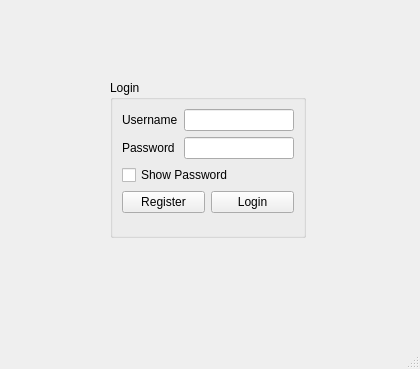
<?xml version="1.0" encoding="UTF-8"?>
<ui version="4.0">
 <class>LoginWindow</class>
 <widget class="QMainWindow" name="LoginWindow">
  <property name="geometry">
   <rect>
    <x>0</x>
    <y>0</y>
    <width>420</width>
    <height>369</height>
   </rect>
  </property>
  <property name="windowTitle">
   <string>LoginWindow</string>
  </property>
  <widget class="QWidget" name="centralwidget">
   <widget class="QGroupBox" name="groupBox">
    <property name="geometry">
     <rect>
      <x>110</x>
      <y>80</y>
      <width>196</width>
      <height>158</height>
     </rect>
    </property>
    <property name="title">
     <string>Login</string>
    </property>
    <layout class="QFormLayout" name="formLayout">
     <item row="0" column="0">
      <widget class="QLabel" name="user_label">
       <property name="text">
        <string>Username</string>
       </property>
      </widget>
     </item>
     <item row="0" column="1">
      <widget class="QLineEdit" name="user_lineEdit"/>
     </item>
     <item row="1" column="0">
      <widget class="QLabel" name="pass_label">
       <property name="text">
        <string>Password</string>
       </property>
      </widget>
     </item>
     <item row="1" column="1">
      <widget class="QLineEdit" name="pass_lineEdit">
       <property name="echoMode">
        <enum>QLineEdit::Password</enum>
       </property>
      </widget>
     </item>
     <item row="2" column="0" colspan="2">
      <widget class="QCheckBox" name="showpass_checkBox">
       <property name="text">
        <string>Show Password</string>
       </property>
      </widget>
     </item>
     <item row="3" column="0" colspan="2">
      <layout class="QHBoxLayout" name="horizontalLayout">
       <item>
        <widget class="QPushButton" name="register_Button">
         <property name="text">
          <string>Register</string>
         </property>
        </widget>
       </item>
       <item>
        <widget class="QPushButton" name="login_Button">
         <property name="text">
          <string>Login</string>
         </property>
        </widget>
       </item>
      </layout>
     </item>
    </layout>
   </widget>
  </widget>
  <widget class="QStatusBar" name="statusbar"/>
 </widget>
 <resources/>
 <connections/>
</ui>
